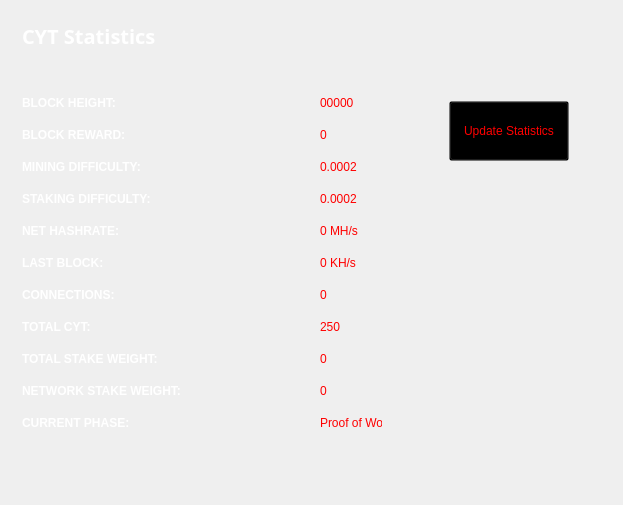
<?xml version="1.0" encoding="UTF-8"?>
<ui version="4.0">
 <class>StatisticsPage</class>
 <widget class="QWidget" name="StatisticsPage">
  <property name="windowModality">
   <enum>Qt::NonModal</enum>
  </property>
  <property name="geometry">
   <rect>
    <x>0</x>
    <y>0</y>
    <width>623</width>
    <height>505</height>
   </rect>
  </property>
  <property name="windowTitle">
   <string>Digging</string>
  </property>
  <property name="styleSheet">
   <string notr="true">color:#ffffff;
font-family:'Open Sans,sans-serif';</string>
  </property>
  <layout class="QGridLayout" name="gridLayout">
   <property name="sizeConstraint">
    <enum>QLayout::SetMaximumSize</enum>
   </property>
   <item row="0" column="1">
    <widget class="QFrame" name="frame">
     <property name="minimumSize">
      <size>
       <width>213</width>
       <height>0</height>
      </size>
     </property>
     <property name="frameShape">
      <enum>QFrame::NoFrame</enum>
     </property>
     <property name="frameShadow">
      <enum>QFrame::Raised</enum>
     </property>
     <widget class="QPushButton" name="startButton">
      <property name="geometry">
       <rect>
        <x>50</x>
        <y>90</y>
        <width>120</width>
        <height>60</height>
       </rect>
      </property>
      <property name="sizePolicy">
       <sizepolicy hsizetype="Fixed" vsizetype="Fixed">
        <horstretch>0</horstretch>
        <verstretch>0</verstretch>
       </sizepolicy>
      </property>
      <property name="minimumSize">
       <size>
        <width>120</width>
        <height>60</height>
       </size>
      </property>
      <property name="styleSheet">
       <string notr="true">background:transparent; color: rgb(255, 0, 0);</string>
      </property>
      <property name="text">
       <string>Update Statistics</string>
      </property>
     </widget>
    </widget>
   </item>
   <item row="0" column="0">
    <widget class="QFrame" name="gridFrame_2">
     <layout class="QGridLayout" name="gridLayout_4">
      <item row="3" column="0">
       <layout class="QFormLayout" name="formLayout_2">
        <property name="fieldGrowthPolicy">
         <enum>QFormLayout::FieldsStayAtSizeHint</enum>
        </property>
        <property name="horizontalSpacing">
         <number>139</number>
        </property>
        <property name="verticalSpacing">
         <number>18</number>
        </property>
        <property name="rightMargin">
         <number>0</number>
        </property>
        <item row="1" column="0">
         <widget class="QLabel" name="label_14">
          <property name="styleSheet">
           <string notr="true">color: rgb(0, 0, 255);</string>
          </property>
          <property name="text">
           <string>&lt;html&gt;&lt;head/&gt;&lt;body&gt;&lt;p&gt;&lt;span style=&quot; font-weight:600; color:#ffffff;&quot;&gt;BLOCK HEIGHT:&lt;/span&gt;&lt;/p&gt;&lt;/body&gt;&lt;/html&gt;</string>
          </property>
         </widget>
        </item>
        <item row="1" column="1">
         <widget class="QLabel" name="heightBox">
          <property name="styleSheet">
           <string notr="true">color: rgb(255, 0, 0);</string>
          </property>
          <property name="text">
           <string>00000</string>
          </property>
         </widget>
        </item>
        <item row="2" column="0">
         <widget class="QLabel" name="label_12">
          <property name="styleSheet">
           <string notr="true">color: rgb(0, 0, 255);</string>
          </property>
          <property name="text">
           <string>&lt;html&gt;&lt;head/&gt;&lt;body&gt;&lt;p&gt;&lt;span style=&quot; font-weight:600; color:#ffffff;&quot;&gt;BLOCK REWARD:&lt;/span&gt;&lt;/p&gt;&lt;/body&gt;&lt;/html&gt;</string>
          </property>
         </widget>
        </item>
        <item row="2" column="1">
         <widget class="QLabel" name="rewardBox">
          <property name="styleSheet">
           <string notr="true">color: rgb(255, 0, 0);</string>
          </property>
          <property name="text">
           <string>0</string>
          </property>
         </widget>
        </item>
        <item row="3" column="0">
         <widget class="QLabel" name="label_13">
          <property name="styleSheet">
           <string notr="true">color: rgb(0, 0, 255);</string>
          </property>
          <property name="text">
           <string>&lt;html&gt;&lt;head/&gt;&lt;body&gt;&lt;p&gt;&lt;span style=&quot; font-weight:600; color:#ffffff;&quot;&gt;MINING DIFFICULTY:&lt;/span&gt;&lt;/p&gt;&lt;/body&gt;&lt;/html&gt;</string>
          </property>
         </widget>
        </item>
        <item row="3" column="1">
         <widget class="QLabel" name="diffBox">
          <property name="styleSheet">
           <string notr="true">color: rgb(255, 0, 0);</string>
          </property>
          <property name="text">
           <string>0.0002</string>
          </property>
         </widget>
        </item>
        <item row="4" column="0">
         <widget class="QLabel" name="label_9">
          <property name="styleSheet">
           <string notr="true">color: rgb(0, 0, 255);</string>
          </property>
          <property name="text">
           <string>&lt;html&gt;&lt;head/&gt;&lt;body&gt;&lt;p&gt;&lt;span style=&quot; font-weight:600; color:#ffffff;&quot;&gt;STAKING DIFFICULTY:&lt;/span&gt;&lt;/p&gt;&lt;/body&gt;&lt;/html&gt;</string>
          </property>
         </widget>
        </item>
        <item row="4" column="1">
         <widget class="QLabel" name="diffBox2">
          <property name="styleSheet">
           <string notr="true">color: rgb(255, 0, 0);</string>
          </property>
          <property name="text">
           <string>0.0002</string>
          </property>
         </widget>
        </item>
        <item row="5" column="1">
         <widget class="QLabel" name="pawrateBox">
          <property name="styleSheet">
           <string notr="true">color: rgb(255, 0, 0);</string>
          </property>
          <property name="text">
           <string>0 MH/s</string>
          </property>
         </widget>
        </item>
        <item row="6" column="0">
         <widget class="QLabel" name="label3_2">
          <property name="sizePolicy">
           <sizepolicy hsizetype="Preferred" vsizetype="Maximum">
            <horstretch>0</horstretch>
            <verstretch>0</verstretch>
           </sizepolicy>
          </property>
          <property name="styleSheet">
           <string notr="true">color: rgb(0, 0, 255);</string>
          </property>
          <property name="text">
           <string>&lt;html&gt;&lt;head/&gt;&lt;body&gt;&lt;p&gt;&lt;span style=&quot; font-weight:600; color:#ffffff;&quot;&gt;LAST BLOCK:&lt;/span&gt;&lt;/p&gt;&lt;/body&gt;&lt;/html&gt;</string>
          </property>
         </widget>
        </item>
        <item row="6" column="1">
         <widget class="QLabel" name="localBox">
          <property name="styleSheet">
           <string notr="true">color: rgb(255, 0, 0);</string>
          </property>
          <property name="text">
           <string>0 KH/s</string>
          </property>
         </widget>
        </item>
        <item row="7" column="0">
         <widget class="QLabel" name="label1_2">
          <property name="styleSheet">
           <string notr="true">color: rgb(0, 0, 255);</string>
          </property>
          <property name="text">
           <string>&lt;html&gt;&lt;head/&gt;&lt;body&gt;&lt;p&gt;&lt;span style=&quot; font-weight:600; color:#ffffff;&quot;&gt;CONNECTIONS:&lt;/span&gt;&lt;/p&gt;&lt;/body&gt;&lt;/html&gt;</string>
          </property>
         </widget>
        </item>
        <item row="7" column="1">
         <widget class="QLabel" name="connectionBox">
          <property name="styleSheet">
           <string notr="true">color: rgb(255, 0, 0);</string>
          </property>
          <property name="text">
           <string>0</string>
          </property>
         </widget>
        </item>
        <item row="8" column="0">
         <widget class="QLabel" name="label_8">
          <property name="styleSheet">
           <string notr="true">color: rgb(0, 0, 255);</string>
          </property>
          <property name="text">
           <string>&lt;html&gt;&lt;head/&gt;&lt;body&gt;&lt;p&gt;&lt;span style=&quot; font-weight:600; color:#ffffff;&quot;&gt;TOTAL CYT:&lt;/span&gt;&lt;/p&gt;&lt;/body&gt;&lt;/html&gt;</string>
          </property>
         </widget>
        </item>
        <item row="8" column="1">
         <widget class="QLabel" name="volumeBox">
          <property name="styleSheet">
           <string notr="true">color: rgb(255, 0, 0);</string>
          </property>
          <property name="text">
           <string>250</string>
          </property>
         </widget>
        </item>
        <item row="9" column="0">
         <widget class="QLabel" name="label_10">
          <property name="styleSheet">
           <string notr="true">color: rgb(0, 0, 255);</string>
          </property>
          <property name="text">
           <string>&lt;html&gt;&lt;head/&gt;&lt;body&gt;&lt;p&gt;&lt;span style=&quot; font-weight:600; color:#ffffff;&quot;&gt;TOTAL STAKE WEIGHT:&lt;/span&gt;&lt;/p&gt;&lt;/body&gt;&lt;/html&gt;</string>
          </property>
         </widget>
        </item>
        <item row="9" column="1">
         <widget class="QLabel" name="minBox">
          <property name="styleSheet">
           <string notr="true">color: rgb(255, 0, 0);</string>
          </property>
          <property name="text">
           <string>0</string>
          </property>
         </widget>
        </item>
        <item row="10" column="0">
         <widget class="QLabel" name="label_11">
          <property name="styleSheet">
           <string notr="true">color: rgb(0, 0, 255);</string>
          </property>
          <property name="text">
           <string>&lt;html&gt;&lt;head/&gt;&lt;body&gt;&lt;p&gt;&lt;span style=&quot; font-weight:600; color:#ffffff;&quot;&gt;NETWORK STAKE WEIGHT:&lt;/span&gt;&lt;/p&gt;&lt;/body&gt;&lt;/html&gt;</string>
          </property>
         </widget>
        </item>
        <item row="10" column="1">
         <widget class="QLabel" name="maxBox">
          <property name="styleSheet">
           <string notr="true">color: rgb(255, 0, 0);;</string>
          </property>
          <property name="text">
           <string>0</string>
          </property>
         </widget>
        </item>
        <item row="11" column="0">
         <widget class="QLabel" name="label_15">
          <property name="styleSheet">
           <string notr="true">color: rgb(0, 0, 255);</string>
          </property>
          <property name="text">
           <string>&lt;html&gt;&lt;head/&gt;&lt;body&gt;&lt;p&gt;&lt;span style=&quot; font-weight:600; color:#ffffff;&quot;&gt;CURRENT PHASE:&lt;/span&gt;&lt;/p&gt;&lt;/body&gt;&lt;/html&gt;</string>
          </property>
         </widget>
        </item>
        <item row="11" column="1">
         <widget class="QLabel" name="cBox">
          <property name="styleSheet">
           <string notr="true">color: rgb(255, 0, 0);</string>
          </property>
          <property name="text">
           <string>Proof of Work</string>
          </property>
         </widget>
        </item>
        <item row="5" column="0">
         <widget class="QLabel" name="label_16">
          <property name="styleSheet">
           <string notr="true">color: rgb(0, 0, 255);</string>
          </property>
          <property name="text">
           <string>&lt;html&gt;&lt;head/&gt;&lt;body&gt;&lt;p&gt;&lt;span style=&quot; font-weight:600; color:#ffffff;&quot;&gt;NET HASHRATE:&lt;/span&gt;&lt;/p&gt;&lt;/body&gt;&lt;/html&gt;</string>
          </property>
         </widget>
        </item>
       </layout>
      </item>
      <item row="1" column="0">
       <layout class="QHBoxLayout" name="horizontalLayout_4">
        <property name="spacing">
         <number>7</number>
        </property>
        <item>
         <widget class="QLabel" name="label_5">
          <property name="font">
           <font>
            <family>Open Sans,sans-serif</family>
           </font>
          </property>
          <property name="styleSheet">
           <string notr="true">color: rgb(255, 0, 0);</string>
          </property>
          <property name="text">
           <string>&lt;html&gt;&lt;head/&gt;&lt;body&gt;&lt;p&gt;&lt;span style=&quot; font-size:20px; font-weight:600; color:#ffffff;&quot;&gt;CYT Statistics&lt;/span&gt;&lt;/p&gt;&lt;/body&gt;&lt;/html&gt;</string>
          </property>
         </widget>
        </item>
        <item>
         <spacer name="horizontalSpacer_2">
          <property name="orientation">
           <enum>Qt::Horizontal</enum>
          </property>
          <property name="sizeHint" stdset="0">
           <size>
            <width>40</width>
            <height>20</height>
           </size>
          </property>
         </spacer>
        </item>
       </layout>
      </item>
      <item row="2" column="0">
       <spacer name="verticalSpacer_2">
        <property name="orientation">
         <enum>Qt::Vertical</enum>
        </property>
        <property name="sizeHint" stdset="0">
         <size>
          <width>20</width>
          <height>40</height>
         </size>
        </property>
       </spacer>
      </item>
     </layout>
    </widget>
   </item>
   <item row="1" column="0">
    <spacer name="verticalSpacer">
     <property name="orientation">
      <enum>Qt::Vertical</enum>
     </property>
     <property name="sizeHint" stdset="0">
      <size>
       <width>20</width>
       <height>40</height>
      </size>
     </property>
    </spacer>
   </item>
  </layout>
 </widget>
 <layoutdefault spacing="6" margin="11"/>
 <resources/>
 <connections/>
</ui>
